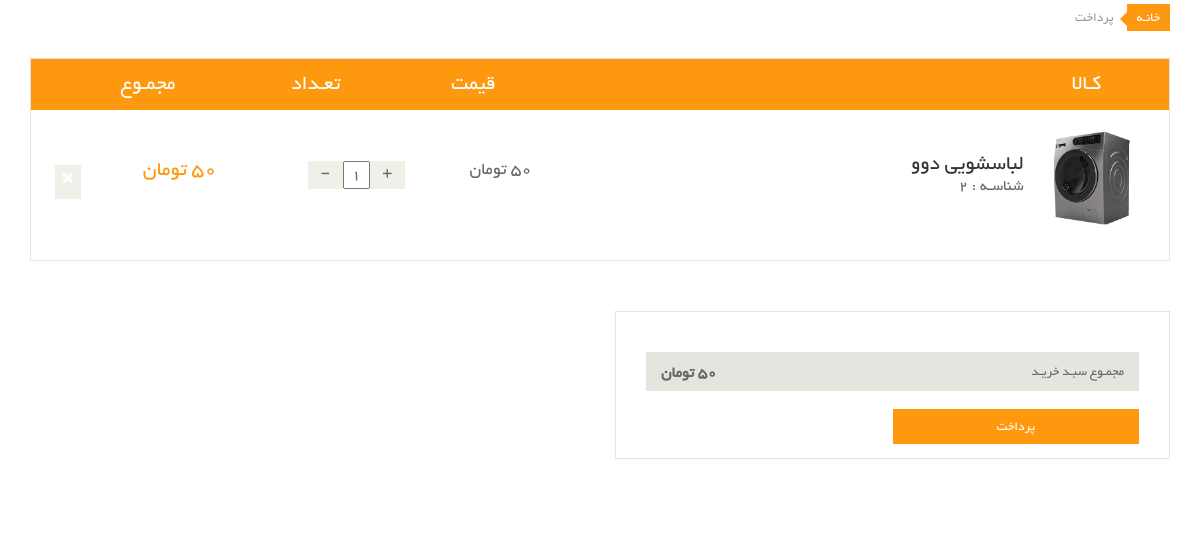
Page /user/user-basket (signed in) on the committed database.
### order_module/models.py (models this page shows, shortened)
class OrderDetail(models.Model):
    order = models.ForeignKey(Order, on_delete=models.CASCADE, verbose_name='سبد خرید')
    product = models.ForeignKey(Product, on_delete=models.CASCADE, verbose_name='محصول')
    final_price = models.IntegerField(null=True, blank=True, verbose_name='قیمت نهایی تکی محصول')
    count = models.IntegerField(verbose_name='تعداد')
    class Meta:
        verbose_name = 'جزییات سبد خرید'
        verbose_name_plural = 'لیست جزییات سبدهای خرید'

### product_module/models.py (models this page shows, shortened)
class Product(models.Model):
    title = models.CharField(max_length=300, verbose_name='نام محصول')
    category = models.ManyToManyField(
        ProductCategory,
        related_name='product_categories',
        verbose_name='دسته بندی ها')
    image = models.ImageField(upload_to='images/products', null=False, blank=False, verbose_name='تصویر محصول')
    brand = models.ForeignKey(ProductBrand, on_delete=models.CASCADE, verbose_name='برند', null=True, blank=True)
    price = models.IntegerField(verbose_name='قیمت')
    short_description = models.CharField(max_length=360, db_index=True, null=True, verbose_name='توضیحات کوتاه')
    description = models.TextField(verbose_name='توضیحات اصلی', db_index=True)
    slug = models.SlugField(default="", null=False, db_index=True, blank=True, max_length=200, unique=True,
                            verbose_name='عنوان در url')
    is_active = models.BooleanField(default=False, verbose_name='فعال / غیرفعال')
    is_delete = models.BooleanField(verbose_name='حذف شده / نشده')
    class Meta:
        verbose_name = 'محصول'
        verbose_name_plural = 'محصولات'

### user_panel_module/views.py (the view)
# urls.py: path('user-basket', views.user_basket, name='user_basket_page'),
@login_required
def user_basket(request: HttpRequest):
    current_order, created = Order.objects.prefetch_related('orderdetail_set').get_or_create(is_paid=False, user_id=request.user.id)
    total_amount = current_order.calculate_total_price()
    context = {
        'order': current_order,
        'sum': total_amount
    }
    return render(request, 'user_panel_module/user_basket.html', context)

### order_module/models.py (called while the page is built)
    def calculate_total_price(self):
        total_amount = 0
        if self.is_paid:
            for order_detail in self.orderdetail_set.all():
                total_amount += order_detail.final_price * order_detail.count
        else:
            for order_detail in self.orderdetail_set.all():
                total_amount += order_detail.product.price * order_detail.count
        return total_amount

### polls/templatetags/poll_extras.py (called while the page is built)
@register.filter(name='three_digits_currency')
def three_digits_currency(value: int):
    return '{:,}'.format(value) + ' تومان'

@register.simple_tag
def multiply(quantity, price, *args, **kwargs):
    return three_digits_currency(quantity * price)

### back_up/back_up_1/mmad_back_up/user_panel_module/templates/user_panel_module/user_basket.html (shortened to what this page needs)
{% extends 'shared/_layout.html' %}
{% load poll_extras %}
{% block content %}
    <div id="order-detail-content">
        {% include 'user_panel_module/user_basket_content.html' %}
    </div>
{% endblock %}

### back_up/back_up_1/mmad_back_up/user_panel_module/templates/user_panel_module/user_basket_content.html (shortened to what this page needs)
{% load poll_extras %}
{% if order.orderdetail_set.all %}
    <section id="cart_items">
        <div class="container">
            <div class="breadcrumbs">
                <ol class="breadcrumb">
                    <li><a href="#">خانـه</a></li>
                    <li class="active">پرداخت</li>
                </ol>
            </div>
            <div class="table-responsive cart_info">
                <table class="table table-condensed">
                    <thead>
                    <tr class="cart_menu">
                        <td class="image">کـالا</td>
                        <td class="description"></td>
                        <td class="price">قیمت</td>
                        <td class="quantity">تعـداد</td>
                        <td class="total">مجمـوع</td>
                        <td></td>
                    </tr>
                    </thead>
                    <tbody>
                    {% for detail in order.orderdetail_set.all %}
                        <tr>
                            <td class="cart_product">
                                <a href=""><img src="{{ detail.product.image.url }}" width="95" alt=""></a>
                            </td>
                            <td class="cart_description">
                                <h4><a href="" class="one-line-text">{{ detail.product.title }}</a></h4>
                                <p>شناسـه : {{ detail.product.id }}</p>
                            </td>
                            <td class="cart_price">
                                <p>{{ detail.product.price | three_digits_currency }}</p>
                            </td>
                            <td class="cart_quantity">
                                <div class="cart_quantity_button">
                                    <a class="cart_quantity_up cursor-pointer" onclick="changeOrderDetailCount({{ detail.id }}, 'increase')"> + </a>
                                    <input class="cart_quantity_input" type="text" name="quantity" value="{{ detail.count }}" autocomplete="off" size="2">
                                    <a class="cart_quantity_down cursor-pointer" onclick="changeOrderDetailCount({{ detail.id }}, 'decrease')"> - </a>
                                </div>
                            </td>
                            <td class="cart_total">
                                <p class="cart_total_price">{% multiply detail.count detail.product.price %}</p>
                            </td>
                            <td class="cart_delete">
                                <a class="cart_quantity_delete" onclick="removeOrderDetail({{ detail.id }})"><i class="fa fa-times"></i></a>
                            </td>
                        </tr>
                    {% endfor %}
                    </tbody>
                </table>
            </div>
        </div>
    </section>
    <section id="do_action">
        <div class="container">
            <div class="row">
                <div class="col-sm-6">
                    <div class="total_area">
                        <ul>
                            <li>مجمـوع سبـد خریـد <span>{{ sum | three_digits_currency }}</span></li>
                        </ul>
                        <a class="btn btn-default check_out" href="checkout.html">پرداخت</a>
                    </div>
                </div>
            </div>
        </div>
    </section>
{% endif %}

### static/css/main.css (style rules this page uses)
body { font-family: 'BYekan'; font-size: 10pt; position: relative; font-weight: normal; direction: rtl; }
ul li { list-style: none; }
a { -webkit-transition: 300ms; -moz-transition: 300ms; -o-transition: 300ms; transition: 300ms; }
h1, h2, h3, h4, h5, h6 { font-family: 'BYekan', sans-serif; }
#do_action { margin-bottom: 50px; }
.breadcrumbs { position: relative; }
.breadcrumbs .breadcrumb { background: transparent; margin-bottom: 50px; padding-right: 0; }
.breadcrumbs .breadcrumb li a { background: #FE980F; color: #FFFFFF; padding: 3px 10px; }
.breadcrumbs .breadcrumb li a:after { content: ""; height: auto; width: auto; border-width: 8px; border-style: solid; border-color: transparent #FE980F transparent transparent; position: absolute; top: 11px; right: 42px; }
.breadcrumbs .breadcrumb > li + li:before { content: " "; }
#cart_items .cart_info { border: 1px solid #E6E4DF; margin-bottom: 50px }
#cart_items .cart_info .cart_menu { background: #FE980F; color: #fff; font-size: 16pt; font-family: 'BYekan', sans-serif; font-weight: normal; text-align: center; }
#cart_items .cart_info .table.table-condensed thead tr { height: 51px; }
#cart_items .cart_info .table.table-condensed tr { border-bottom: 1px solid #F7F7F0 }
#cart_items .cart_info .table.table-condensed tr:last-child { border-bottom: 0 }
.cart_info table tr td { border-top: 0 none; vertical-align: inherit; }
#cart_items .cart_info .image { padding-right: 30px; }
#cart_items .cart_info .cart_description h4 { margin-bottom: 0 }
#cart_items .cart_info .cart_description h4 a { color: #363432; font-family: 'BYekan', sans-serif; font-size: 16pt; font-weight: normal; }
#cart_items .cart_info .cart_description p { color: #696763 }
#cart_items .cart_info .cart_price p { color: #696763; font-size: 18px }
#cart_items .cart_info .cart_total_price { color: #FE980F; font-size: 16pt; }
.cart_product { display: block; margin: 15px 25px 10px -50px; }
.cart_quantity_button a { background: #F0F0E9; color: #696763; display: inline-block; font-size: 16px; height: 28px; overflow: hidden; text-align: center; width: 35px; float: right; }
.cart_quantity_input { color: #696763; float: right; font-size: 16px; text-align: center; font-family: 'BYekan', sans-serif; }
.cart_delete { display: block; margin-right: -12px; overflow: hidden; }
.cart_delete a { background: #F0F0E9; color: #FFFFFF; padding: 5px 7px; font-size: 16px }
#do_action .col-sm-6 { float: right !important; }
#do_action .total_area { padding-bottom: 14px !important; }
#do_action .total_area span { font-weight: bold; font-size: 12pt; }
#do_action .total_area, #do_action .chose_area { border: 1px solid #E6E4DF; color: #696763; padding: 30px; margin-bottom: 50px; }
.total_area span { float: left; }
.total_area ul { padding-right: 0px; }
.total_area ul li { background: #E6E4DF; color: #696763; margin-top: 10px; padding: 10px 15px; }
.update, .check_out { background: #FE980F; border-radius: 0; color: #FFFFFF; margin-top: 8px; border: none; padding: 8px 15px; font-size: 10pt; }
.total_area .btn { width: 50% }
.one-line-text { text-align: right; text-overflow: ellipsis; overflow: hidden; width: 270px; display: -webkit-box; -webkit-line-clamp: 1; -webkit-box-orient: vertical; }

### static/css/custom.css (style rules this page uses)
.cursor-pointer { cursor: pointer; }

### rows in the picture
OrderDetail: product.image (picture), product "لباسشویی دوو", product.id "2", product.price|three_digits_currency "50 تومان", quantity "1", count+product "50 تومان"

### other values in the picture
{{ sum | three_digits_currency }} "50 تومان"
